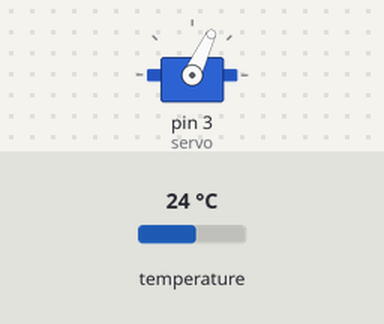
Simulated run of this program. Board: Arduino Uno, built with avr-gcc and run on an emulated ATmega328P. Parts: servo. The inputs (shaded band) are chosen by the test bench; at power-on: temperature 24 °C. What the program prints to the serial monitor is not drawn.

Above: at 1.3 s.
1.4 s: temperature set to 12 °C
At 2.0 s:
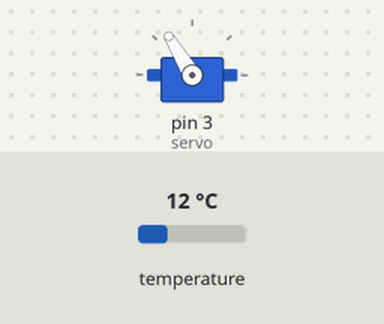
2.9 s: temperature set to 19 °C
At 3.7 s:
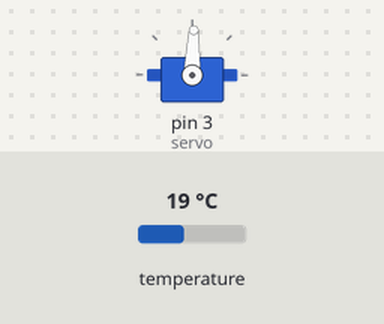
4.4 s: temperature set to 28 °C
At 4.7 s:
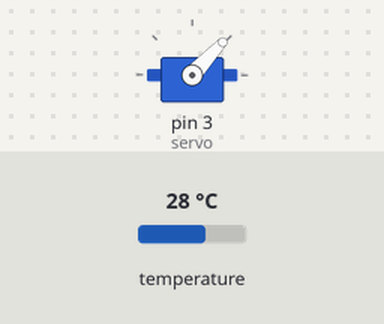
5.9 s: temperature set to 33 °C
At 6.9 s:
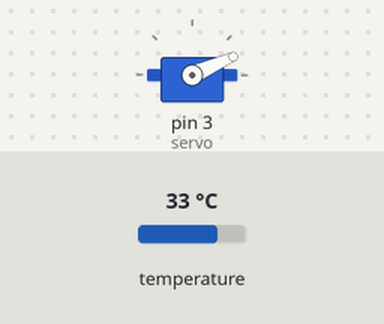
7.4 s: temperature set to 41 °C
At 7.9 s:
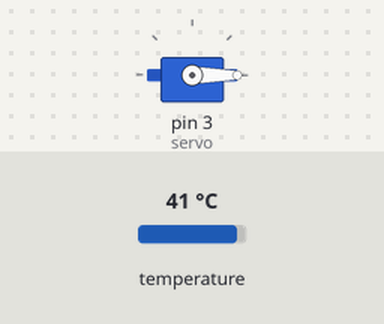
Timing chart, 0 to 9.9 s (numbered marks = the images above; inputs shaded):
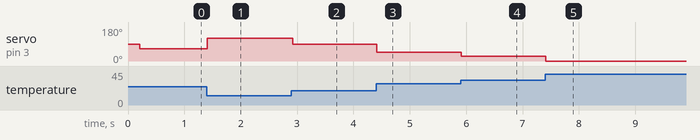

The program:

main.cpp
```cpp
// (licence header left out)
// REQUIRES the following Arduino libraries:
// - DHT Sensor Library: https://github.com/adafruit/DHT-sensor-library
// - Adafruit Unified Sensor Lib: https://github.com/adafruit/Adafruit_Sensor

#include <Adafruit_Sensor.h>
#include <DHT.h>
#include <DHT_U.h>
#include <Servo.h>

//Lines 15-30 from Elegoo DHT-11 Example
#define DHTPIN 2     // Digital pin connected to the DHT sensor
// Feather HUZZAH ESP8266 note: use pins 3, 4, 5, 12, 13 or 14 --
// Pin 15 can work but DHT must be disconnected during program upload.

// Uncomment the type of sensor in use:
#define DHTTYPE    DHT11     // DHT 11
//#define DHTTYPE    DHT22     // DHT 22 (AM2302)
//#define DHTTYPE    DHT21     // DHT 21 (AM2301)

// See guide for details on sensor wiring and usage:
//   https://learn.adafruit.com/dht/overview

DHT_Unified dht(DHTPIN, DHTTYPE);

uint32_t delayMS;

Servo servo;

void setup() {
  Serial.begin(9600);
  // Initialize device. Lines 35-52 from Elegoo DHT-11 example
  dht.begin();
  Serial.println(F("DHTxx Unified Sensor Example"));
  // Print temperature sensor details.
  sensor_t sensor;
  dht.temperature().getSensor(&sensor);
  Serial.println(F("------------------------------------"));
  Serial.println(F("Temperature Sensor"));
  Serial.print  (F("Sensor Type: ")); Serial.println(sensor.name);
  Serial.print  (F("Driver Ver:  ")); Serial.println(sensor.version);
  Serial.print  (F("Unique ID:   ")); Serial.println(sensor.sensor_id);
  Serial.print  (F("Max Value:   ")); Serial.print(sensor.max_value); Serial.println(F("°C"));
  Serial.print  (F("Min Value:   ")); Serial.print(sensor.min_value); Serial.println(F("°C"));
  Serial.print  (F("Resolution:  ")); Serial.print(sensor.resolution); Serial.println(F("°C"));
  Serial.println(F("------------------------------------"));

  // Set delay between sensor readings based on sensor details.
  delayMS = sensor.min_delay / 1000;

  //setup servo
  servo.attach(3);

}

void loop() {
  // Delay between measurements.
  delay(delayMS);

  sensors_event_t event; //lines 61-68 from the Elegoo DHT-11 example
  dht.temperature().getEvent(&event);
  if (isnan(event.temperature)) {
    Serial.println(F("Error reading temperature!"));
  }
  else {

    //display on servo - 32-100°
    float tempF = (event.temperature * 1.8) + 32;
    //float tempF = 65; //90 degrees, for aligning needle
    Serial.print(tempF);

    //0 is pointing to the left, 90 up, 180 to right
    int degrees = map(tempF, 30, 100, 180, 0);

    servo.write(degrees);

  }

}
```

Measured:
- after the input at 1.4 s, servo on pin 3 (servo): 65° → 121° at once
- after the input at 2.9 s, servo on pin 3 (servo): 121° → 88° at once
- after the input at 4.4 s, servo on pin 3 (servo): 88° → 47° at once
- after the input at 5.9 s, servo on pin 3 (servo): 47° → 24° at once
- after the input at 7.4 s, servo on pin 3 (servo): 24° → 0° at once
